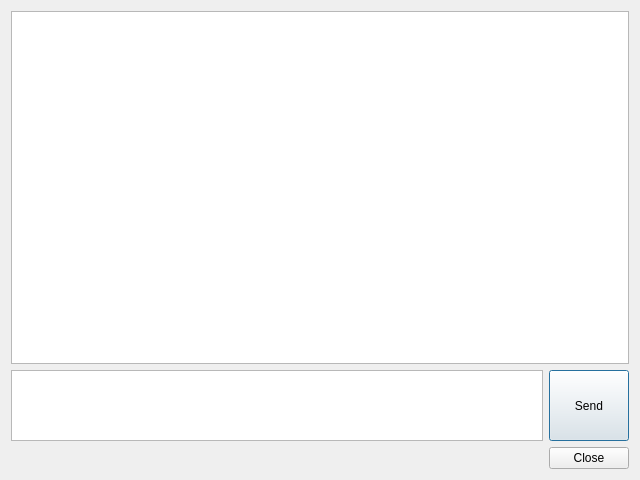
<?xml version="1.0" encoding="UTF-8"?>
<ui version="4.0">
 <class>Dialog</class>
 <widget class="QDialog" name="Dialog">
  <property name="geometry">
   <rect>
    <x>0</x>
    <y>0</y>
    <width>640</width>
    <height>480</height>
   </rect>
  </property>
  <property name="windowTitle">
   <string>Dialog</string>
  </property>
  <layout class="QVBoxLayout" name="verticalLayout" stretch="5,1,1">
   <item>
    <widget class="QPlainTextEdit" name="plainTextEdit_terminal">
     <property name="sizePolicy">
      <sizepolicy hsizetype="Expanding" vsizetype="Expanding">
       <horstretch>0</horstretch>
       <verstretch>0</verstretch>
      </sizepolicy>
     </property>
     <property name="readOnly">
      <bool>true</bool>
     </property>
     <property name="plainText">
      <string notr="true"/>
     </property>
    </widget>
   </item>
   <item>
    <layout class="QHBoxLayout" name="horizontalLayout">
     <item>
      <widget class="QPlainTextEdit" name="plainTextEdit_cmd">
       <property name="sizePolicy">
        <sizepolicy hsizetype="Expanding" vsizetype="Expanding">
         <horstretch>0</horstretch>
         <verstretch>0</verstretch>
        </sizepolicy>
       </property>
      </widget>
     </item>
     <item>
      <widget class="QPushButton" name="pushButton_send">
       <property name="sizePolicy">
        <sizepolicy hsizetype="Minimum" vsizetype="Minimum">
         <horstretch>0</horstretch>
         <verstretch>0</verstretch>
        </sizepolicy>
       </property>
       <property name="text">
        <string>Send</string>
       </property>
      </widget>
     </item>
    </layout>
   </item>
   <item>
    <widget class="QDialogButtonBox" name="buttonBox">
     <property name="orientation">
      <enum>Qt::Horizontal</enum>
     </property>
     <property name="standardButtons">
      <set>QDialogButtonBox::Close</set>
     </property>
    </widget>
   </item>
  </layout>
 </widget>
 <resources/>
 <connections>
  <connection>
   <sender>buttonBox</sender>
   <signal>accepted()</signal>
   <receiver>Dialog</receiver>
   <slot>accept()</slot>
   <hints>
    <hint type="sourcelabel">
     <x>248</x>
     <y>254</y>
    </hint>
    <hint type="destinationlabel">
     <x>157</x>
     <y>274</y>
    </hint>
   </hints>
  </connection>
  <connection>
   <sender>buttonBox</sender>
   <signal>rejected()</signal>
   <receiver>Dialog</receiver>
   <slot>reject()</slot>
   <hints>
    <hint type="sourcelabel">
     <x>316</x>
     <y>260</y>
    </hint>
    <hint type="destinationlabel">
     <x>286</x>
     <y>274</y>
    </hint>
   </hints>
  </connection>
 </connections>
</ui>
